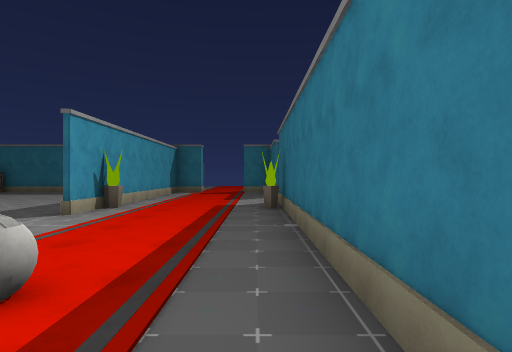
View 1 (above)

18 first-person views from a walk through a Unity game level. The camera is 1.4 m above the floor, looks level and sees 80° across. The floor is counted in squares, 2 m on a side. Each view is taken from the middle of a square. On the plan, view 1 faces up. The plan holds only what a view shows up to about 10 squares ahead; the rest is blank. The place goes on beyond the plan. Some animated figures are not drawn. Door leaves are left out, so doorways stand open. Some surface patterns are stand-ins.

View 2
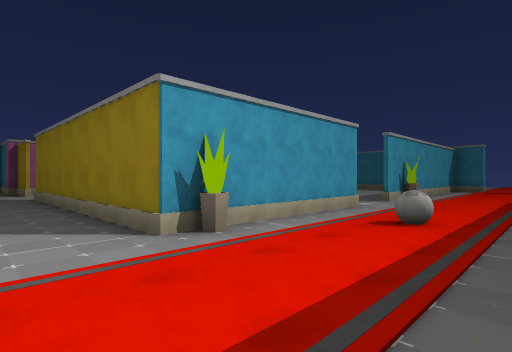

View 3
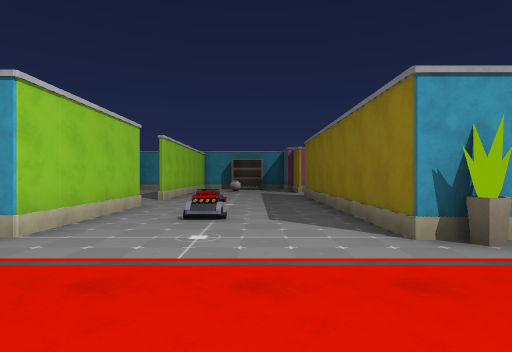

View 4
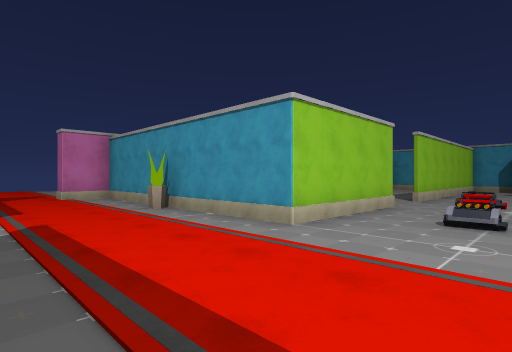

View 5
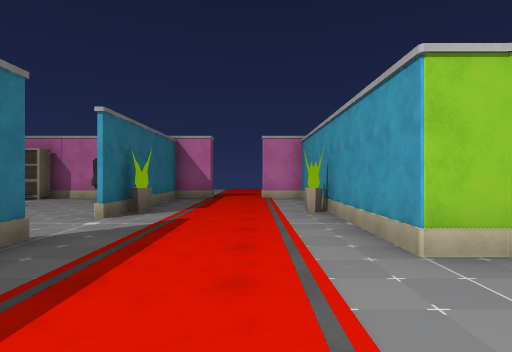

View 6
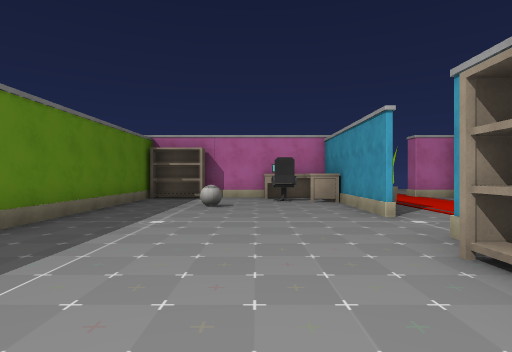

View 7
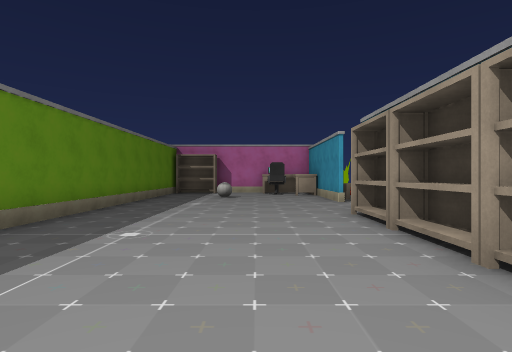

View 8
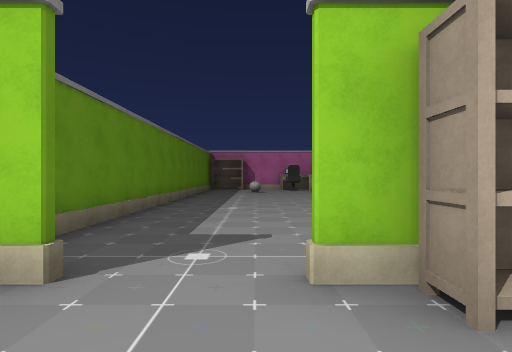

View 9
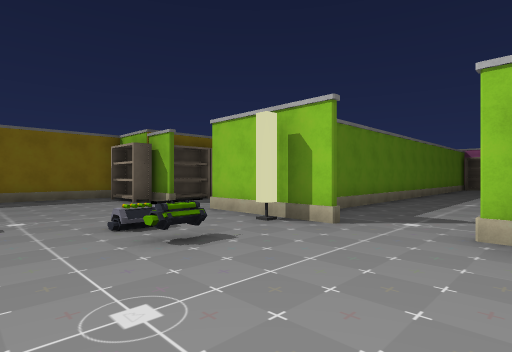

View 10
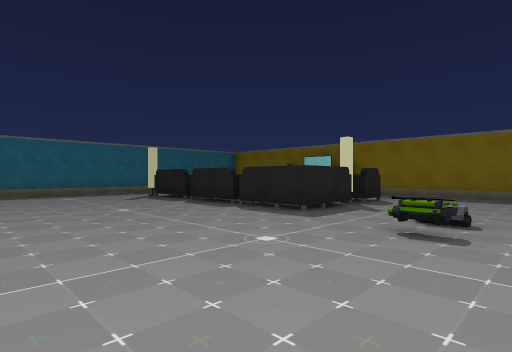

View 11
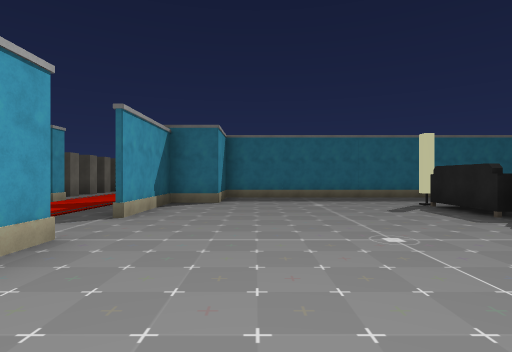

View 12
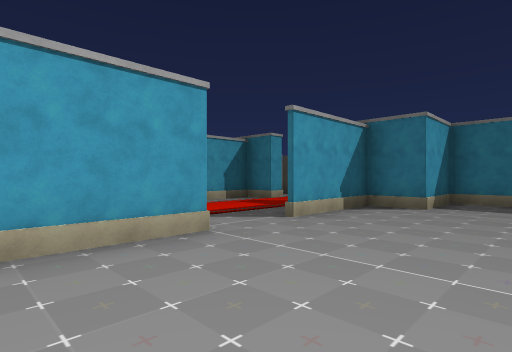

View 13
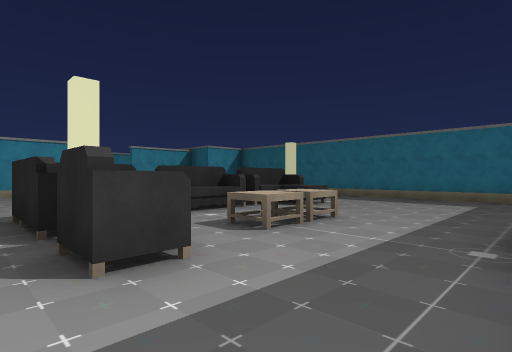

View 14
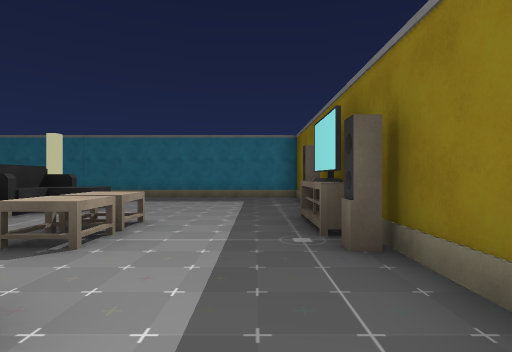

View 15
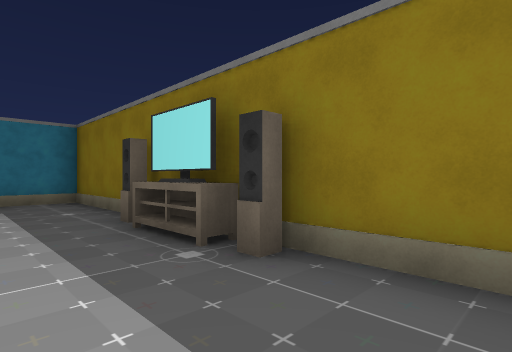

View 16
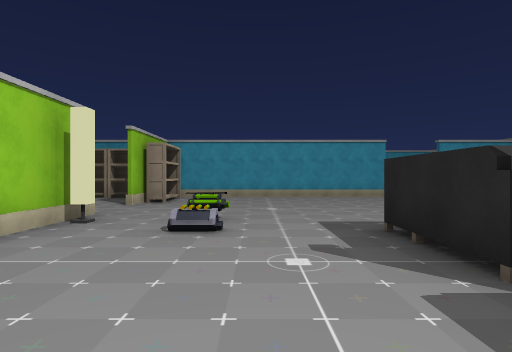

View 17
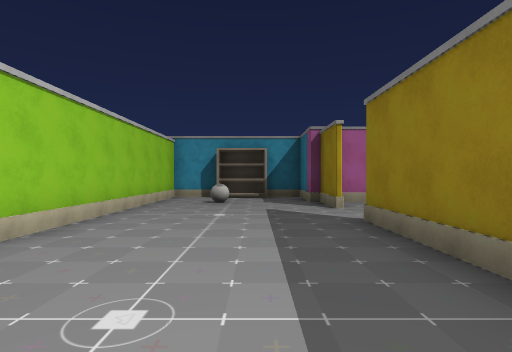

View 18
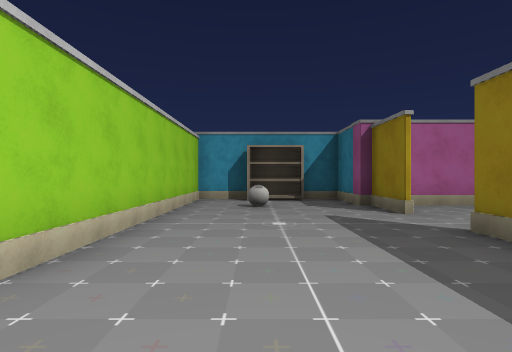

### Floor plan
Points are (right, up) in squares from view 1. A wall is a line through its corners. A room is listed if a view was taken in it or the views show most of it. See-through windows are left out.
Room 1 (views 1, 2, 3, 4, 5, 6, 7, 17, 18)
walls: (0.6, -6.5) (0.6, -6); (0.6, 0.6) (0.6, 8.2); (-7.2, -5.7) (-3.4, -5.7) (-3.4, -8.5); (0.8, -8.2) (0.8, -13) (4.5, -13); (-3.4, 3.8) (-3.4, -1.3) (-10.9, -1.3); (-3.4, -10.4) (-3.4, -13) (-2.3, -13); (-0.6, -13) (0.6, -13) (0.6, -8.2); (-12.5, -1.3) (-14.2, -1.3); (-14.2, -1.5) (-16.2, -1.5) (-16.2, -2.6); (6.4, -12.8) (6.4, -0.5); (-16.2, -4.2) (-16.2, -5.7) (-9, -5.7); (-2.3, 13) (-3.4, 13) (-3.4, 5.5)
ways out: open door at (1, 9.5) to room 2; open door at (4.5, 1) to room 2; open door at (-11.5, -1); open door at (-8.5, -6); open door at (-3.5, 4.5); open door at (-1.5, -13); open door at (-1.5, 13); open door at (1, -7.5)
objects: bookshelf (-16, -3); other object (-14, -4); other object (-6, -4); plant (-3, -9); plant (-3, -1); other object (-1, 2); plant (0, -9); plant (0, 7); other object (1, -12); bookshelf (1, -5); bookshelf (1, -3); bookshelf (1, -2); bookshelf (1, 0); other object (2, -12); bookshelf (2, 1); other object (3, -12); other object (4, -10); bookshelf (5, -13)
Room 2 (views 8, 9, 10, 11, 12, 13, 14, 15, 16)
walls: (13.3, 11.9) (13.3, 15) (2, 15) (2, 13) (0.8, 13) (0.8, 10.1); (0.8, 8.4) (0.8, 6); (10, 1) (11.1, 1); (5.2, 1) (8.4, 1); (13.3, 1.2) (13.3, 7.5); (2.6, 1) (3.8, 1)
ways out: open door at (1, 9.5) to room 1; open door at (4.5, 1) to room 1; open door at (9.5, 1)
objects: other object (6, 3); other object (7, 3); sofa (7, 6) to (9, 7); sofa (7, 8) to (8, 9); sofa (7, 11) to (8, 12); other object (10, 6); table (10, 8); table (10, 9); bookshelf (12, 1); speaker (13, 8); other object (13, 9); other object (13, 10); speaker (13, 11)

Positions as (right, up) in squares from view 1, and headings:
1: (0, 0), facing up
2: (0, -3), facing up-left
3: (0, -3), facing left
4: (0, -3), facing down-left
5: (-2, -3), facing down
6: (3, -3), facing down
7: (3, 0), facing down
8: (4, 3), facing down
9: (3, 5), facing down-right
10: (2, 2), facing up-right
11: (3, 5), facing up
12: (4, 6), facing up-left
13: (13, 5), facing up-left
14: (12, 5), facing up
15: (11, 6), facing up-right
16: (11, 4), facing left
17: (-6, -3), facing left
18: (-7, -4), facing left
